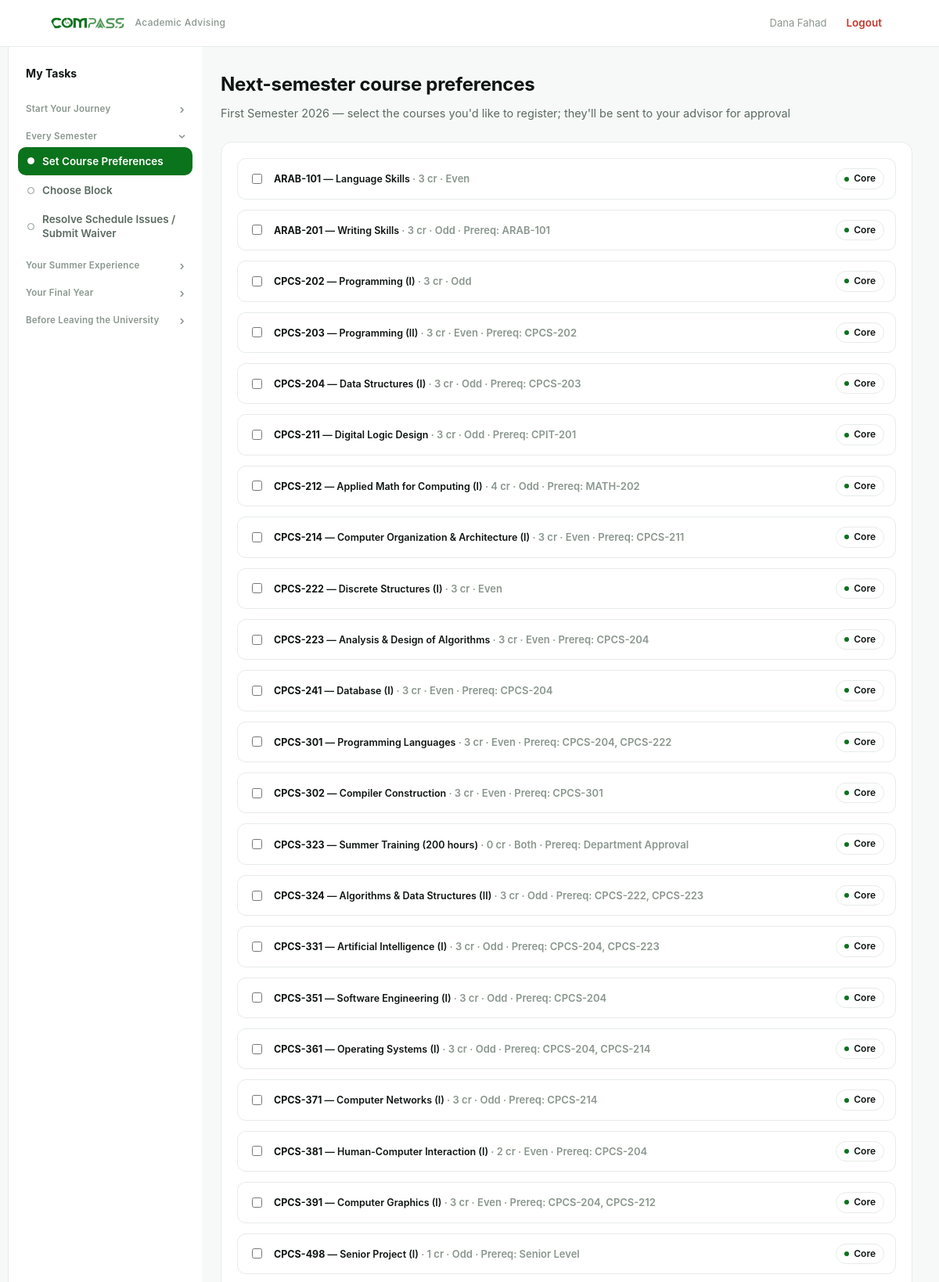
The page /student/wishes (signed in, upper part) on the database its author committed.
### tables this page shows
CREATE TABLE users (
    id            INTEGER PRIMARY KEY AUTOINCREMENT,
    name          TEXT NOT NULL,
    email         TEXT NOT NULL UNIQUE,
    password_hash TEXT NOT NULL,
    role          TEXT NOT NULL CHECK(role IN ('student','advisor','admin'))
);

CREATE TABLE semesters (
    id          INTEGER PRIMARY KEY AUTOINCREMENT,
    name        TEXT NOT NULL,
    is_active   INTEGER NOT NULL DEFAULT 0,
    wishes_open INTEGER NOT NULL DEFAULT 0
);

CREATE TABLE courses (
    id                INTEGER PRIMARY KEY AUTOINCREMENT,
    code              TEXT NOT NULL UNIQUE,
    name              TEXT NOT NULL,
    type              TEXT NOT NULL CHECK(type IN ('core','elective','free')),
    credits           INTEGER NOT NULL DEFAULT 3,
    parity            TEXT NOT NULL DEFAULT 'both' CHECK(parity IN ('odd','even','both')),
    recommended_level INTEGER,
    prereq            TEXT DEFAULT '',
    is_active         INTEGER NOT NULL DEFAULT 1
);

### app.py (the view, shortened to what this page needs)
@app.route("/student/wishes", methods=["GET", "POST"])
@login_required("student")
def student_wishes():
    db = get_db()
    st = get_student(session["uid"])
    sem = db.execute("SELECT * FROM semesters WHERE is_active=1").fetchone()
    if not sem or not sem["wishes_open"]:
        flash("Course preference collection is currently closed", "error")
        return render_template("student_wishes.html", st=st, sem=sem, courses=[], chosen=set())
    courses = db.execute("SELECT * FROM courses WHERE is_active=1 ORDER BY type, code").fetchall()
    rows = db.execute(
        "SELECT course_id, status FROM wishes WHERE student_id=? AND semester_id=?",
        (st["id"], sem["id"]),
    ).fetchall()
    chosen = {str(r["course_id"]) for r in rows}
    status_by_course = {r["course_id"]: r["status"] for r in rows}
    return render_template("student_wishes.html", st=st, sem=sem, courses=courses,
                           chosen=chosen, status_by_course=status_by_course)

### app.py (called while the page is built)
@app.context_processor
def inject_student_nav():
    active = ENDPOINT_TO_TASK.get(request.endpoint)
    if request.endpoint == "student_task":
        active = request.view_args.get("key")
    if request.endpoint == "student_override":  # waiver shares the merged sidebar item
        active = "schedule_waiver"
    return {"student_tasks": STUDENT_TASKS, "active_task": active}

def current_user():
    uid = session.get("uid")
    if not uid:
        return None
    return get_db().execute("SELECT * FROM users WHERE id=?", (uid,)).fetchone()

@app.context_processor
def inject_user():
    return {"user": current_user()}

def login_required(role=None):
    def deco(view):
        @functools.wraps(view)
        def wrapped(*args, **kwargs):
            u = current_user()
            if not u:
                return redirect(url_for("login"))
            if role and u["role"] != role:
                abort(403)
            return view(*args, **kwargs)
        return wrapped
    return deco

def get_student(user_id):
    return get_db().execute("SELECT * FROM students WHERE user_id=?", (user_id,)).fetchone()

### db.py (called while the page is built)
def get_db():
    conn = sqlite3.connect(DB_PATH)
    conn.row_factory = sqlite3.Row
    conn.execute("PRAGMA foreign_keys = ON")
    return conn

### templates/student_wishes.html (shortened to what this page needs)
{% extends "base.html" %}
{% block student_content %}
<h1 class="page-title">Next-semester course preferences</h1>
<p class="page-sub">{{ sem['name'] if sem else '' }} — select the courses you'd like to register; they'll be sent to your advisor for approval</p>
{% if not sem or not sem['wishes_open'] %}
  <div class="card center">Preference collection is currently closed. Please check back later.</div>
{% else %}
<form method="post">
  <div class="card">
    <div class="pick">
      {% for c in courses %}
      {% set st = status_by_course.get(c['id']) %}
      {% set is_locked = st in ['approved','rejected'] %}
      <label class="pick-item {{ 'on' if (c['id']|string) in chosen }} {{ 'locked' if is_locked }}">
        <input type="checkbox" name="course" value="{{ c['id'] }}"
               {{ 'checked' if (c['id']|string) in chosen }} {{ 'disabled' if is_locked }}>
        <span class="grow">
          <strong>{{ c['code'] }}</strong> — {{ c['name'] }}
          <span class="meta">· {{ c['credits'] }} cr · {{ PARITY_AR[c['parity']] }}</span>
          {% if c['prereq'] %}<span class="meta">· Prereq: {{ c['prereq'] }}</span>{% endif %}
        </span>
        <span class="badge {{ c['type'] }}">{{ TYPE_AR[c['type']] }}</span>
      </label>
      {% endfor %}
    </div>
  </div>
</form>
{% endif %}
{% endblock %}

### templates/base.html (shortened to what this page needs)
<!doctype html>
<html lang="en">
<head>
  <link rel="stylesheet" href="{{ url_for('static', filename='styles.css') }}?v=10">
</head>
<body>
  {% if user %}
  <header class="topbar">
    <div class="topbar-inner">
      <a class="brand" href="{{ url_for('about') }}">
        <img src="{{ url_for('static', filename='logo.png') }}" alt="COMPASS">
        <span class="sub">Academic Advising</span>
      </a>
      <nav class="nav">
        {% set ep = request.endpoint %}
        <span class="who">{{ user['name'] }}</span>
        <a href="{{ url_for('logout') }}" class="logout">Logout</a>
      </nav>
    </div>
  </header>
  {% endif %}
  {% if user and user['role'] == 'student' %}
  <div class="shell">
    <aside class="sidebar">
      <div class="sidebar-title">My Tasks</div>
      {% for sec in student_tasks %}
        {% set sec_open = active_task in (sec['items'] | map(attribute='key') | list) %}
        <div class="side-group {{ 'open' if sec_open }}">
          <button type="button" class="side-section" onclick="this.parentElement.classList.toggle('open')">
            <span>{{ sec['section'] }}</span><span class="chev">›</span>
          </button>
          <div class="side-items">
            {% for it in sec['items'] %}
              {% set href = url_for(it['endpoint']) if it['endpoint'] else url_for('student_task', key=it['key']) %}
              <a class="side-link {{ 'active' if active_task == it['key'] }}" href="{{ href }}">
                <span class="lbl">{{ it['label'] }}</span>
              </a>
            {% endfor %}
          </div>
        </div>
      {% endfor %}
    </aside>
    <main class="content">
      {% block student_content %}{% endblock %}
    </main>
  </div>
  {% endif %}
</body>
</html>

### static/styles.css (style rules this page uses)
:root { --ink:#0e1512; --muted:#5c6b62; --faint:#8a978e; --line:#e7ece8; --bg:#f7f9f8; --white:#ffffff; --panel:#f2f6f3; --accent:#0b731c; --accent-2:#159a2b; --accent-soft:#eaf6ec; --blue:#2c5aa0; --blue-bg:#eef2fb; --purple:#6b3fa0; --purple-bg:#f4eefb; --amber:#8a6d1a; --amber-bg:#f7f0dd; --danger:#c0392b; --danger-bg:#fdecea; --radius:14px; --mono:"SF Mono",ui-monospace,"JetBrains Mono",Menlo,monospace; }
* { box-sizing:border-box }
html,body { margin:0;padding:0 }
body { font-family:"Inter","Segoe UI",Tahoma,-apple-system,Arial,sans-serif; background:var(--bg);color:var(--ink);line-height:1.7;direction:ltr; -webkit-font-smoothing:antialiased; }
a { color:var(--accent);text-decoration:none }
.topbar { background:rgba(255,255,255,.92);backdrop-filter:blur(8px); border-bottom:1px solid var(--line);position:sticky;top:0;z-index:20 }
.topbar-inner { max-width:1120px;margin:0 auto;padding:11px 20px; display:flex;align-items:center;gap:16px;flex-wrap:wrap }
.brand { display:flex;align-items:center;gap:9px;font-weight:700;letter-spacing:.3px }
.brand img { height:22px }
.brand .sub { font-size:12px;color:var(--faint);font-weight:500 }
.nav { display:flex;gap:2px;flex-wrap:wrap;margin-inline-start:auto;align-items:center }
.nav a { padding:7px 13px;border-radius:9px;font-size:13.5px;font-weight:600;color:var(--muted) }
.nav .who { font-size:13px;color:var(--faint);padding:7px 10px }
.nav .logout { color:var(--danger) }
.page-title { font-size:24px;font-weight:750;letter-spacing:-.3px;margin:0 0 4px }
.page-sub { color:var(--muted);margin:0 0 24px;font-size:14.5px }
.card { background:var(--white);border:1px solid var(--line);border-radius:var(--radius); padding:20px;margin-bottom:16px }
.badge { display:inline-flex;align-items:center;gap:6px;padding:2px 10px;border-radius:999px; font-size:12px;font-weight:600;background:transparent;color:var(--ink);border:1px solid var(--line) }
.badge::before { content:"";width:6px;height:6px;border-radius:50%;background:var(--faint);flex:0 0 auto }
.badge.core::before { background:var(--accent) }
label { display:block;font-size:12.5px;font-weight:600;margin-bottom:5px;color:var(--ink) }
input,select,textarea { width:100%;padding:9px 12px;border:1px solid var(--line); border-radius:10px;font-family:inherit;font-size:14px;background:#fff;transition:.15s }
.pick { display:grid;gap:8px }
.pick-item { display:flex;align-items:center;gap:12px;padding:12px 14px; border:1px solid var(--line);border-radius:11px;background:#fff;transition:.12s }
.pick-item input { width:auto }
.pick-item .meta { color:var(--faint);font-size:13px }
.pick-item .grow { flex:1 }
.shell { max-width:1180px;margin:0 auto;display:flex;align-items:flex-start }
.sidebar { width:248px;flex:0 0 248px;background:var(--white); border-inline-start:1px solid var(--line);min-height:calc(100vh - 54px); padding:16px 12px;position:sticky;top:54px;align-self:stretch }
.sidebar-title { font-weight:700;font-size:14px;color:var(--ink);padding:6px 10px 12px }
.side-section { display:flex;align-items:center;justify-content:space-between;width:100%; background:none;border:none;cursor:pointer;font-family:inherit;text-align:start; font-size:11.5px;font-weight:600;color:var(--faint);padding:14px 10px 6px;letter-spacing:.02em }
.side-section .chev { font-size:15px;line-height:1;transition:transform .15s }
.side-group.open > .side-section .chev { transform:rotate(90deg) }
.side-group > .side-items { display:none }
.side-group.open > .side-items { display:block }
.side-link { display:flex;align-items:center;gap:10px;padding:9px 12px;border-radius:10px; color:var(--muted);font-size:13.5px;font-weight:600;margin-bottom:1px;line-height:1.35 }
.side-link.active { background:var(--accent);color:#fff }
.side-link::before { content:"";width:7px;height:7px;border-radius:50%; border:1.5px solid var(--faint);flex:0 0 auto }
.side-link.active::before { background:#fff;border-color:#fff }
.side-link .lbl { flex:1 }
.content { flex:1;min-width:0;padding:28px 24px 64px }

### rows shown on the page
users: name "Dana Fahad"
semesters: name "First Semester 2026"
courses: code "ARAB-101", name "Language Skills", credits "3", parity "Even", type "Core"
courses: code "ARAB-201", name "Writing Skills", credits "3", parity "Odd", prereq "ARAB-101", type "Core"
courses: code "CPCS-202", name "Programming (I)", credits "3", parity "Odd", type "Core"
courses: code "CPCS-203", name "Programming (II)", credits "3", parity "Even", prereq "CPCS-202", type "Core"
courses: code "CPCS-204", name "Data Structures (I)", credits "3", parity "Odd", prereq "CPCS-203", type "Core"
courses: code "CPCS-211", name "Digital Logic Design", credits "3", parity "Odd", prereq "CPIT-201", type "Core"
courses: code "CPCS-212", name "Applied Math for Computing (I)", credits "4", parity "Odd", prereq "MATH-202", type "Core"
courses: code "CPCS-214", name "Computer Organization & Architecture (I)", credits "3", parity "Even", prereq "CPCS-211", type "Core"
courses: code "CPCS-222", name "Discrete Structures (I)", credits "3", parity "Even", type "Core"
courses: code "CPCS-223", name "Analysis & Design of Algorithms", credits "3", parity "Even", prereq "CPCS-204", type "Core"
courses: code "CPCS-241", name "Database (I)", credits "3", parity "Even", prereq "CPCS-204", type "Core"
courses: code "CPCS-301", name "Programming Languages", credits "3", parity "Even", prereq "CPCS-204, CPCS-222", type "Core"
courses: code "CPCS-302", name "Compiler Construction", credits "3", parity "Even", prereq "CPCS-301", type "Core"
courses: code "CPCS-323", name "Summer Training (200 hours)", credits "0", parity "Both", prereq "Department Approval", type "Core"
courses: code "CPCS-324", name "Algorithms & Data Structures (II)", credits "3", parity "Odd", prereq "CPCS-222, CPCS-223", type "Core"
courses: code "CPCS-331", name "Artificial Intelligence (I)", credits "3", parity "Odd", prereq "CPCS-204, CPCS-223", type "Core"
courses: code "CPCS-351", name "Software Engineering (I)", credits "3", parity "Odd", prereq "CPCS-204", type "Core"
courses: code "CPCS-361", name "Operating Systems (I)", credits "3", parity "Odd", prereq "CPCS-204, CPCS-214", type "Core"
courses: code "CPCS-371", name "Computer Networks (I)", credits "3", parity "Odd", prereq "CPCS-214", type "Core"
courses: code "CPCS-381", name "Human-Computer Interaction (I)", credits "2", parity "Even", prereq "CPCS-204", type "Core"
courses: code "CPCS-391", name "Computer Graphics (I)", credits "3", parity "Even", prereq "CPCS-204, CPCS-212", type "Core"
courses: code "CPCS-498", name "Senior Project (I)", credits "1", parity "Odd", prereq "Senior Level", type "Core"

### other values the page prints
{{ sec['section'] }} "Start Your Journey" "Every Semester" "Your Summer Experience" "Your Final Year" "Before Leaving the University"
{{ it['label'] }} "Set Course Preferences" "Choose Block" "Resolve Schedule Issues / Submit Waiver"
